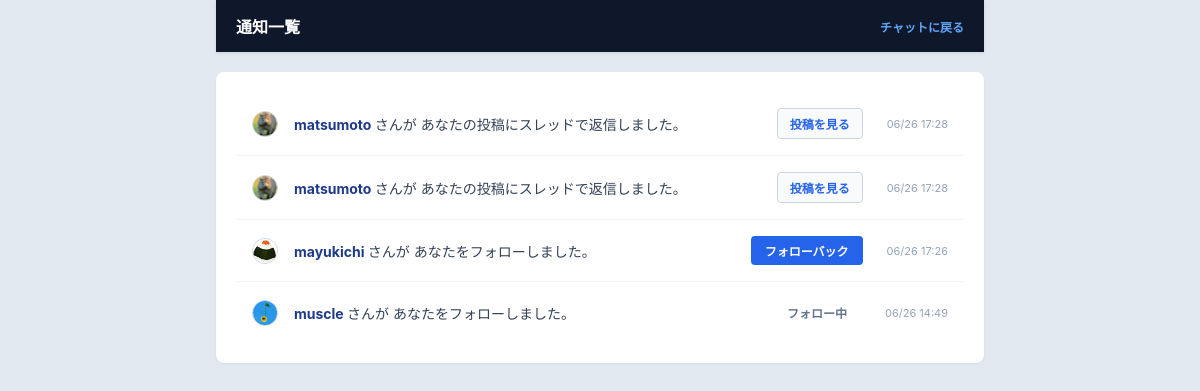
The app's page /notifications/ (signed in), older data.
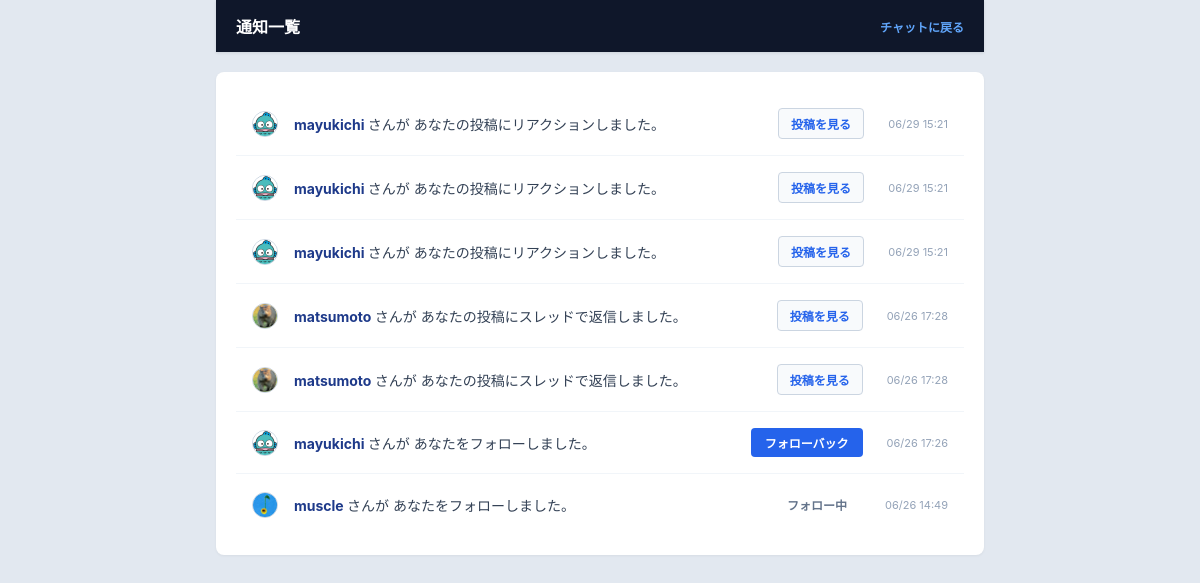
The same page, newer data.
### accounts/models.py (models this page shows, shortened)
class Notification(models.Model):
    receiver = models.ForeignKey(User, on_delete=models.CASCADE, related_name='notifications_received')
    sender = models.ForeignKey(User, on_delete=models.CASCADE, related_name='notifications_sent')
    notification_type = models.CharField(max_length=20)
    message_id = models.IntegerField(null=True, blank=True)
    is_read = models.BooleanField(default=False)
    created_at = models.DateTimeField(auto_now_add=True)
    class Meta:
        ordering = ['-created_at']

class Profile(models.Model):
    user = models.OneToOneField(User, on_delete=models.CASCADE)
    nickname = models.CharField('ユーザー名', max_length=50, blank=True)
    icon = models.ImageField('アイコン画像', upload_to='icons/', blank=True, null=True)
    following = models.ManyToManyField('self', symmetrical=False, related_name='followers', blank=True)

### chat/views.py (the view)
# urls.py: path('notifications/', chat_views.notification_list, name='notifications'),
@login_required
def notification_list(request):
    notifications = Notification.objects.filter(receiver=request.user)
    notifications.update(is_read=True)
    return render(request, 'chat/notifications.html', {'notifications': notifications})

### templates/chat/notifications.html (shortened to what this page needs)
{% load static %}
<!DOCTYPE html>
<html lang="ja">
<head>
    <link rel="stylesheet" href="{% static 'css/room.css' %}">
    <link rel="stylesheet" href="{% static 'css/notifications.css' %}">
</head>
<body>
    <div class="chat-header">
        <h1 class="chat-title">通知一覧</h1>
        <div class="user-status">
            <a href="{% url 'chat_room' %}" style="color: #60a5fa; font-weight: bold; text-decoration: none;" onmouseover="this.style.textDecoration='underline'" onmouseout="this.style.textDecoration='none'">
                チャットに戻る
            </a>
        </div>
    </div>
    <div class="notification-container">
        {% if not notifications %}
            <div class="empty-message">新しい通知はありません。</div>
        {% else %}
            {% for n in notifications %}
                <div class="notification-item">
                    <div class="msg-avatar-container">
                        {% if n.sender.profile.icon %}
                            <img src="{{ n.sender.profile.icon.url }}" class="msg-avatar" alt="アイコン" onclick="location.href='/profile/{{ n.sender.id }}/'" style="cursor: pointer;">
                        {% else %}
                            <div class="msg-avatar-default" onclick="location.href='/profile/{{ n.sender.id }}/'" style="cursor: pointer;">👤</div>
                        {% endif %}
                    </div>
                    <div class="notification-text">
                        <span class="notification-user-link" onclick="location.href='/profile/{{ n.sender.id }}/'">
                            {{ n.sender.profile.nickname|default:n.sender.username }}
                        </span> さんが
                        {% if n.notification_type == 'reply' %}
                            あなたの投稿にスレッドで返信しました。
                        {% elif n.notification_type == 'follow' %}
                            あなたをフォローしました。
                        {% elif n.notification_type == 'reaction' %}
                            あなたの投稿にリアクションしました。
                        {% else %}
                            あなたにアクションを行いました。
                        {% endif %}
                    </div>
                    {% if n.notification_type == 'follow' %}
                        <div class="noti-action-area">
                            {% if n.sender.profile in user.profile.following.all %}
                                <span class="noti-btn-status">フォロー中</span>
                            {% else %}
                                <button class="noti-btn-fallback" onclick="location.href='/profile/{{ n.sender.id }}/toggle-follow/'">
                                    フォローバック
                                </button>
                            {% endif %}
                        </div>
                    {% endif %}
                    {% if n.notification_type != 'follow' %}
                        <div class="noti-action-area">
                            <a href="/room/#msg-id-{{ n.message_id }}" class="noti-link-to-post">投稿を見る</a>
                        </div>
                    {% endif %}
                    <div class="notification-time">
                        {{ n.created_at|date:"m/d H:i" }}
                    </div>
                </div>
            {% endfor %}
        {% endif %}
    </div>
</body>
</html>

Row changes from the older to the newer data that the page shows:
added Notification: sender.profile.icon (picture), sender.profile.nickname "mayukichi", notification_type "あなたの投稿にリアクションしました。", created_at "06/29 15:21"
added Notification: sender.profile.icon (picture), sender.profile.nickname "mayukichi", notification_type "あなたの投稿にリアクションしました。", created_at "06/29 15:21"
added Notification: sender.profile.icon (picture), sender.profile.nickname "mayukichi", notification_type "あなたの投稿にリアクションしました。", created_at "06/29 15:21"
changed through a linked row, Notification (number 6 of 7 on the later page): sender.profile.icon: a different picture
